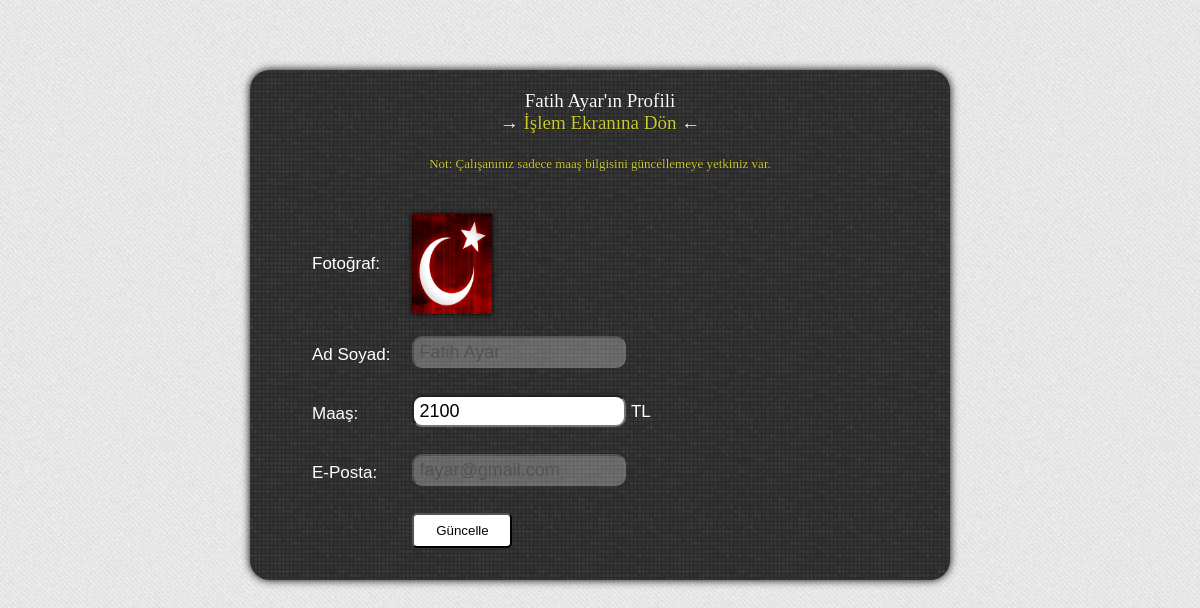
The page /mudur/koordinator-duzenle.php?id=1 (signed in) on the database its author committed.
### tables this page shows
CREATE TABLE IF NOT EXISTS `tbl_koordinator` (
  `id` int(11) NOT NULL AUTO_INCREMENT,
  `ad_soyad` varchar(250) NOT NULL,
  `maas` int(11) NOT NULL,
  `fotograf` varchar(250) NOT NULL,
  `eposta` varchar(250) NOT NULL,
  `sifre` varchar(250) NOT NULL,
  `sorumlu_mudur` int(11) NOT NULL,
  PRIMARY KEY (`id`),
  KEY `sorumlu_mudur` (`sorumlu_mudur`)
);

### mudur/koordinator-duzenle.php (the view, shortened to what this page needs)
<?php
@$koordinator_id = $_GET["id"];
?>
<!DOCTYPE html PUBLIC "-//W3C//DTD XHTML 1.0 Transitional//EN" "http://www.w3.org/TR/xhtml1/DTD/xhtml1-transitional.dtd">
<html xmlns="http://www.w3.org/1999/xhtml">
<head>
<link href="../css/style.css" rel="stylesheet" type="text/css" />
</head>
<body>
<div class="menu">
<?php
$uye_list=mysql_query("Select * from tbl_koordinator where id=$koordinator_id");
while($yaz=mysql_fetch_array($uye_list))
{
?>
<div class="menu-baslik"><?php echo $yaz['ad_soyad']; ?>'ın Profili<br />
→<a style="color: #CC3;" href="index.php"> İşlem Ekranına Dön </a>←<br /><br />
<font size="-1" color="#CC3">Not: Çalışanınız sadece maaş bilgisini güncellemeye yetkiniz var.</font></div>
<font color="#FFFFFF">
<form name="frm" action="" method="post">
<table cellpadding="10">
<tr>
<td>Fotoğraf:</td>
<td>
<img src="<?php echo $yaz['fotograf']; ?>" width="80" height="100" style="box-shadow:0 0 5px 0 #000000" />
</td>
</tr>
<tr>
<td>Ad Soyad:</td><td><input type="text" name="adsoyad" class="textbox" value="<?php echo $yaz['ad_soyad']; ?>" disabled /></td>
</tr>
<tr>
<td>Maaş:</td><td><input type="text" name="maas" class="textbox"  value="<?php echo $yaz['maas']; ?>" /> TL</td>
</tr>
<tr>
<td>E-Posta:</td><td><input type="text" name="eposta" class="textbox"  value="<?php echo $yaz['eposta']; ?>" disabled /></td>
</tr>
<tr>
<td></td><td><input type="submit" value="Güncelle" class="buton" name="btn" /></td>
</tr>
</table>
</form>
</font>
<?php
}
?>
</div>
</body>
</html>

### css/style.css (style rules this page uses)
body { margin: 0px; padding: 0px; background: url(../resimler/site/bg.png); }
a { color: #000; text-decoration: none; }
.textbox { width: 200px; height: 18px; border-radius: 10px; font-size: 18px; padding: 5px; outline: none; transition: 0.3s; margin-bottom: 5px; }
.buton { width: 100px; height: 35px; background: #fff; cursor: pointer; border-radius: 5px; }
.menu { width: 600px; height: auto; padding: 20px 50px 20px 50px; box-shadow: 0px 0px 8px 0px #000000; margin: 70px auto 70px auto; border-radius: 20px; font-size: 17px; background: #fff url(../resimler/site/giris_kapsul_bg.png); font-family: Verdana, Geneva, sans-serif; }
.menu-baslik { text-align: center; font-family: Georgia, "Times New Roman", Times, serif; font-size: 19px; text-shadow: 0px 0px 1px #000; color: #FFF; margin-bottom: 30px; }

### rows shown on the page
tbl_koordinator: ad_soyad "Fatih Ayar", fotograf (picture), adsoyad "Fatih Ayar", maas "2100", eposta "fayar@gmail.com"
